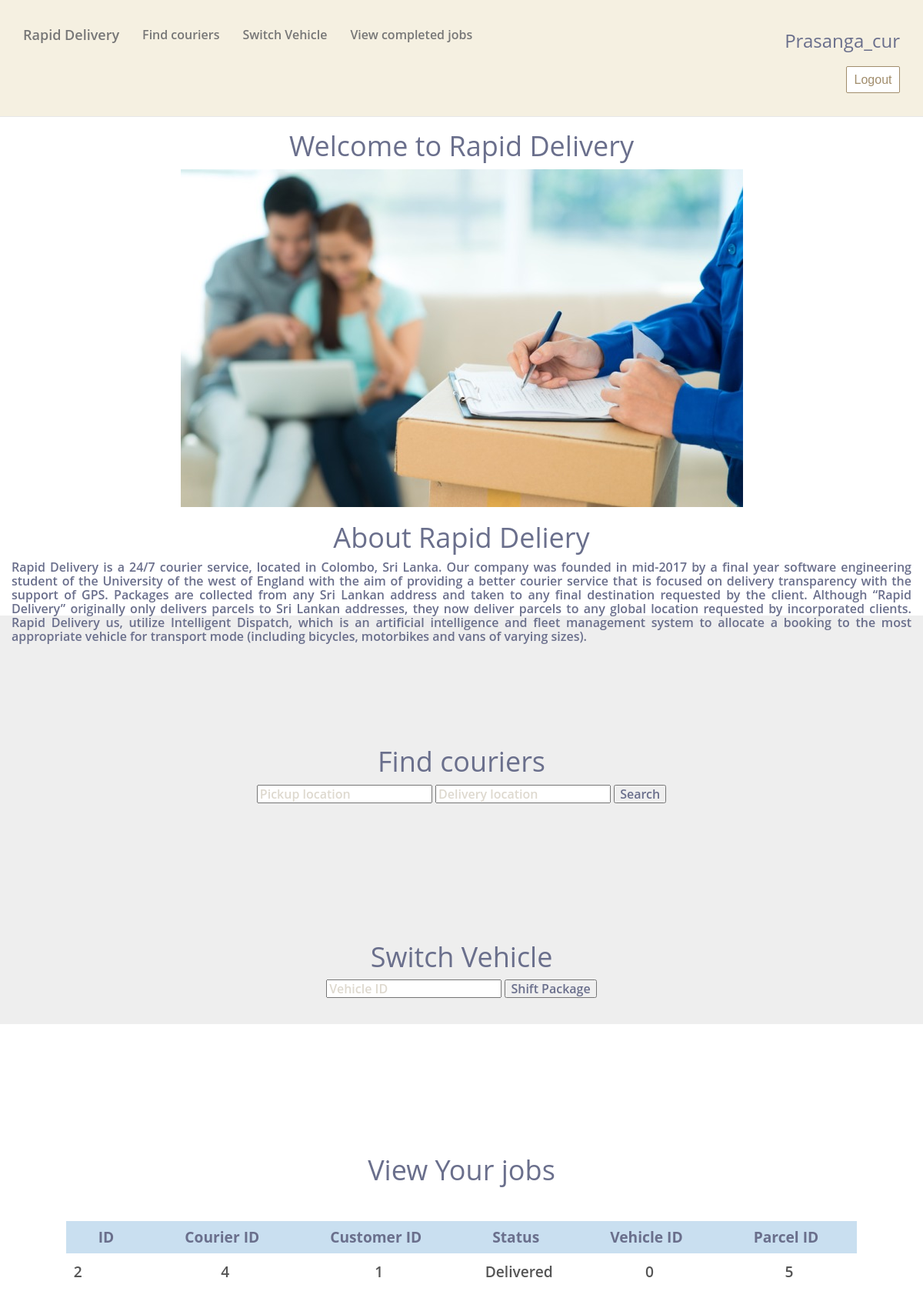
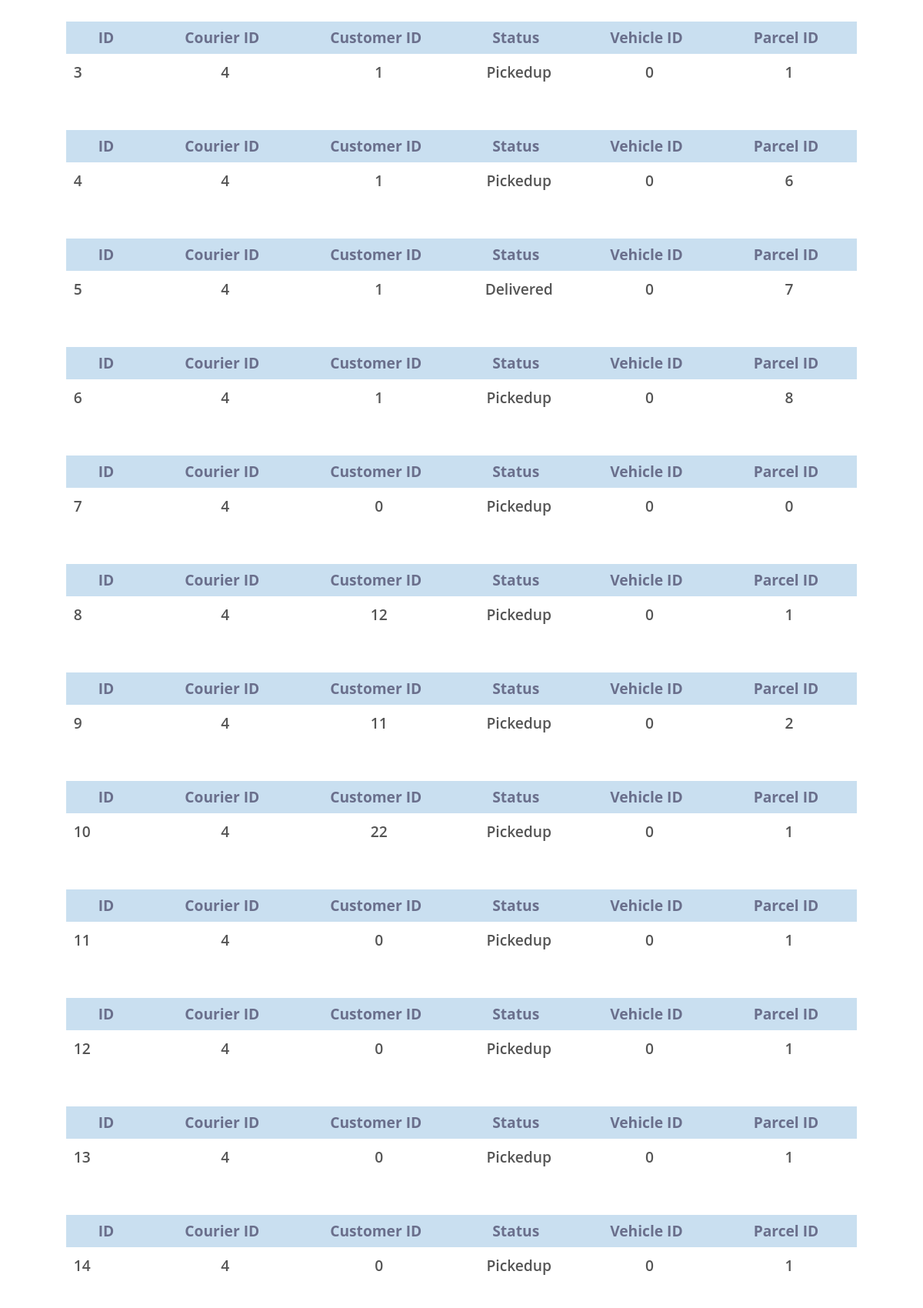
The app's page /Courierhome.php (signed in, upper part) with its own data (2 pictures, top to bottom).
### tables this page shows
CREATE TABLE `courier` (
  `id` int(11) NOT NULL,
  `username` varchar(45) DEFAULT NULL,
  `password` varchar(45) DEFAULT NULL,
  `address` varchar(40) NOT NULL,
  `telephone` int(11) NOT NULL,
  `vehicle_ID` int(11) NOT NULL
);

CREATE TABLE `parcel_status` (
  `id` int(11) NOT NULL,
  `courier_id` int(11) NOT NULL,
  `customer_id` int(11) NOT NULL,
  `status` varchar(10) NOT NULL,
  `Vehicle_ID` int(11) NOT NULL,
  `parcel_ID` int(11) NOT NULL
);

### courierSession.php (called while the page is built, shortened)
<?php
$connection = mysql_connect("localhost", "root", "");
$user_check=$_SESSION['login_user'];
$ses_sql=mysql_query("select username from courier where username='$user_check'", $connection);
$row = mysql_fetch_assoc($ses_sql);
$login_session =$row['username'];
?>

### Courierhome.php (the view, shortened to what this page needs)
<!DOCTYPE html>
<html lang="en">
<head>
    <link href="css/bootstrap.min.css" rel="stylesheet">
    <link href="css/scrolling-nav.css" rel="stylesheet">
    <link href="css/style2.css" rel="stylesheet">
</head>
<body id="page-top" data-spy="scroll" data-target=".navbar-fixed-top">
    <nav class="navbar navbar-default navbar-fixed-top" role="navigation">
        <div class="container">
            <div class="navbar-header page-scroll">
                <a class="navbar-brand page-scroll" href="#page-top">Rapid Delivery</a>
            </div>
            <div class="collapse navbar-collapse navbar-ex1-collapse">
                <ul class="nav navbar-nav">
                    <li>
                        <a class="page-scroll" href="#Find-couriers">Find couriers</a>
                    </li>
                    <li>
                        <a class="page-scroll" href="#Switch-Vehicle">Switch Vehicle</a>
                    </li>
                    <li>
                        <a class="page-scroll" href="#View-completed-jobs">View completed jobs</a>
                    </li>
                </ul>
                <ul>
                <div class="userName">
					<?php
                    include('courierSession.php');
                    echo "<h3> $login_session </h3>";
                    ?>
                    <form action="logout.php" method="post">
                    <div class="logout">
                    <input name="btn_logout" type="submit" value="Logout">
				</form>
            </div>
            </ul>
        </div>
    </nav>
    <section id="courier_intro-section" class="courier_intro-section">
        <div class="container">
            <div class="row">
                <div class="welcomePane">
                    <h1>Welcome to Rapid Delivery</h1>
                <img class="img-responsive" src="images/courier-services-2.jpg">
                <h1>About Rapid Deliery </h1>
                   	<p align="justify">
                    Rapid Delivery is a 24/7 courier service, located in Colombo, Sri Lanka. Our company was founded in mid-2017 by a final year software engineering student of the University of the west of England with the aim of providing a better courier service that is focused on delivery transparency with the support of GPS.
Packages are collected from any Sri Lankan address and taken to any final destination requested by the client. Although “Rapid Delivery” originally only delivers parcels to Sri Lankan addresses, they now deliver parcels to any global location requested by incorporated clients.
Rapid Delivery us, utilize Intelligent Dispatch, which is an artificial intelligence and fleet management system to allocate a booking to the most appropriate vehicle for transport mode (including bicycles, motorbikes and vans of varying sizes).
</p>
            </div>
        </div>
    </section>
    <section id="Find-couriers" class="about-section">
        <div class="container">
            <div class="row">
                <div class="col-lg-12">
                    <h1>Find couriers</h1>
                    	<p align="justify">
                         <form  method="post" action="courierparcels.php" >
 						 <input type="text" name="pickupaddress" id="pickupaddress" placeholder="Pickup location">
                         <input type="text" name="stateaddress" id="stateaddress" placeholder="Delivery location">
                        <input type="submit" Value="Search" id="" class="submitBtn">
                        </form>
                        </p>
                </div>
            </div>
        </div>
    </section>
    <section id="Switch-Vehicle" class="exchange-section">
        <div class="container">
            <div class="row">
                <div class="col-lg-12">
                    <h1>Switch Vehicle</h1>
                    <p align="justify">
                         <form  method="post" action="shiftVehicle.php" >
 						 <input type="text" name="vehicleID" id="vehicleID" placeholder="Vehicle ID">
                        <input type="submit" Value="Shift Package" id="" class="submitBtn">
                        </form>
                        </p>
                </div>
            </div>
        </div>
    </section>
    <section id="View-completed-jobs" class="completedJobs-section">
        <div class="container">
            <div class="row">
                <div class="col-lg-12">
                    <h1>View Your jobs</h1>
                    <?php
					require 'connect.php';
					$sql = "SELECT id FROM courier WHERE username = '$login_session'";
					if (mysqli_query($con, $sql)) {
						if (mysqli_query($con, $sql)) {
$results = mysqli_query($con, $sql) or die(mysql_error());
while ($row = mysqli_fetch_array($results, MYSQLI_ASSOC)) {
extract($row);
$sql = "SELECT * FROM
parcel_status where courier_id = '$id'";
if (mysqli_query($con, $sql)) {
$results = mysqli_query($con, $sql) or die(mysql_error());
while ($row = mysqli_fetch_array($results, MYSQLI_ASSOC)) {
extract($row);
echo  "<table id=\"keywords\" cellspacing=\"0\" cellpadding=\"0\">
<thead>
<br/><br/>
<tr>
<th><span>ID</span></th>
        <th><span>Courier ID</span></th>
        <th><span>Customer ID</span></th>
        <th><span>Status</span></th>
        <th><span>Vehicle ID</span></th>
        <th><span>Parcel ID</span></th>
      </tr>
    </thead>
	 <tbody>
      <tr>
        <td class=\"lalign\">".$id."</td>
        <td>".$courier_id."</td>
        <td>".$customer_id."</td>
        <td>".$status."</td>
        <td>".$Vehicle_ID."</td>
		<td>".$parcel_ID."</td>
      </tr>
	   </tr>
    </tbody>
  </table>";
	}
}
}
}
	}
					?>
                </div>
            </div>
        </div>
    </section>
</body>
</html>

### css/scrolling-nav.css (style rules this page uses)
body { width: 100%; height: 100%; }
html { width: 100%; height: 100%; }
.img-responsive { display: block; margin-left: auto; margin-right: auto; }
@media (min-width:767px) { .navbar { padding: 20px 0; -webkit-transition: background .5s ease-in-out,padding .5s ease-in-out; -moz-transition: background .5s ease-in-out,padding .5s ease-in-out; transition: background .5s ease-in-out,padding .5s ease-in-out; background:rgba(210,191,125,0.23); } }
.courier_intro-section { height:100%; padding-top: 150px; text-align: center; background: #fff; }
.about-section { padding-top: 150px; text-align: center; background: #eee; }
.exchange-section { padding-top: 150px; text-align: center; background: #eee; padding-bottom:2%; }
.completedJobs-section { padding-top: 150px; text-align: center; background: #fff; }
.userName { text-align:right; }
.logout input[type=submit] { width: 70px; height: 35px; background: #fff; border: 1px solid #a18d6c; cursor: pointer; border-radius: 2px; color: #a18d6c; font-family: 'Exo', sans-serif; font-size: 16px; font-weight: 400; padding: 6px; margin-top: 10px; }
body { margin:0; color:#6a6f8c; background:#c8c8c8; font:600 16px/18px 'Open Sans',sans-serif; }
*,:after,:before { box-sizing:border-box }
a { color:inherit;text-decoration:none }

### css/style2.css (style rules this page uses)
#keywords { margin: 0 auto; font-size: 1.2em; margin-bottom: 15px; }
#keywords thead { cursor: pointer; background: #c9dff0; }
#keywords thead tr th { font-weight: bold; padding: 12px 30px; padding-left: 42px; }
#keywords thead tr th span { padding-right: 20px; background-repeat: no-repeat; background-position: 100% 100%; }
#keywords tbody tr { color: #555; }
#keywords tbody tr td { text-align: center; padding: 15px 10px; }
#keywords tbody tr td.lalign { text-align: left; }
body { font: 13px/20px "Open Sans", Tahoma, Verdana, sans-serif; color: #a7a599; background: #31302b; }

### Courierhome.php (style rules this page uses)
html, body { height: 100%; margin: 0; padding: 0; }

### records on screen
courier: username "Prasanga_cur"
parcel_status: id "2", courier "4", customer "1", status "Delivered", Vehicle_ID "0", parcel_ID "5"
parcel_status: id "3", courier "4", customer "1", status "Pickedup", Vehicle_ID "0", parcel_ID "1"
parcel_status: id "4", courier "4", customer "1", status "Pickedup", Vehicle_ID "0", parcel_ID "6"
parcel_status: id "5", courier "4", customer "1", status "Delivered", Vehicle_ID "0", parcel_ID "7"
parcel_status: id "6", courier "4", customer "1", status "Pickedup", Vehicle_ID "0", parcel_ID "8"
parcel_status: id "7", courier "4", customer "0", status "Pickedup", Vehicle_ID "0", parcel_ID "0"
parcel_status: id "8", courier "4", customer "12", status "Pickedup", Vehicle_ID "0", parcel_ID "1"
parcel_status: id "9", courier "4", customer "11", status "Pickedup", Vehicle_ID "0", parcel_ID "2"
parcel_status: id "10", courier "4", customer "22", status "Pickedup", Vehicle_ID "0", parcel_ID "1"
parcel_status: id "11", courier "4", customer "0", status "Pickedup", Vehicle_ID "0", parcel_ID "1"
parcel_status: id "12", courier "4", customer "0", status "Pickedup", Vehicle_ID "0", parcel_ID "1"
parcel_status: id "13", courier "4", customer "0", status "Pickedup", Vehicle_ID "0", parcel_ID "1"
parcel_status: id "14", courier "4", customer "0", status "Pickedup", Vehicle_ID "0", parcel_ID "1"
